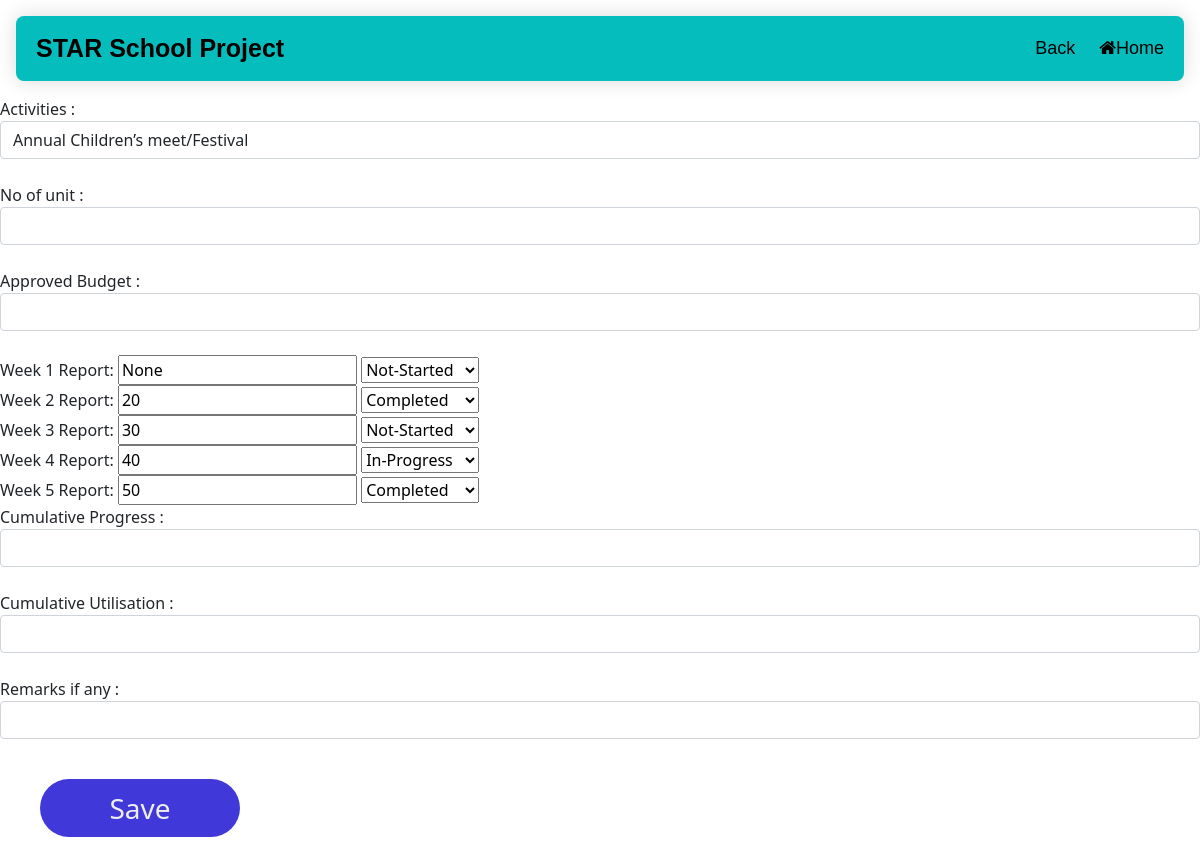
The page /ycda/update-weekly-report/85/ (signed in) on the database its author committed.
### myAPP/models.py (models this page shows, shortened)
class Project_DIP(models.Model):
 project_name=models.CharField(max_length=200)
 category_id = models.ForeignKey("Project_Category", on_delete=models.CASCADE)
 assigned_to = models.ForeignKey(User, on_delete=models.CASCADE)
 budget = models.CharField(max_length=200)
 start_date = models.DateField()
 end_date = models.DateField()
 period = models.IntegerField()
 donor_name=models.CharField(max_length=200)
 created_at = models.DateTimeField('created at', auto_now_add=True)
 updated_at = models.DateTimeField('updated at', auto_now=True)

class Weekly_Report(models.Model):
 month=models.IntegerField()
 year=models.IntegerField()
 activity_id= models.ForeignKey("Dip_Activities", on_delete=models.CASCADE)
 unit = models.IntegerField(null=True,blank=True)
 approved_budget = models.IntegerField(null=True,blank=True)
 cumulative_progress = models.CharField(max_length=500,null=True,blank=True)
 cumulative_utilisation = models.CharField(max_length=500,null=True,blank=True)
 remarks=models.CharField(max_length=200,null=True,blank=True)
 created_at = models.DateTimeField('created at', auto_now_add=True)
 updated_at = models.DateTimeField('updated at', auto_now=True)

class Week_one_Report(models.Model):
 COLOR_CHOICES =(
    ('1',"Completed"),
    ('2',"In-Progress"),
    ('3',"Not-Started")
    )
 weekly_Report_id = models.ForeignKey("Weekly_Report", on_delete=models.CASCADE)
 report = models.CharField(max_length=500,null=True,blank=True)
 status = models.CharField(max_length= 10,choices=COLOR_CHOICES,null=True,blank=True)

class Week_two_Report(models.Model):
 COLOR_CHOICES =(
    ('1',"Completed"),
    ('2',"In-Progress"),
    ('3',"Not-Started")
    )
 weekly_Report_id = models.ForeignKey("Weekly_Report", on_delete=models.CASCADE)
 report = models.CharField(max_length=500,null=True,blank=True)
 status = models.CharField(max_length= 10,choices=COLOR_CHOICES,null=True,blank=True)

class Week_three_Report(models.Model):
 COLOR_CHOICES =(
    ('1',"Completed"),
    ('2',"In-Progress"),
    ('3',"Not-Started")
    )
 weekly_Report_id = models.ForeignKey("Weekly_Report", on_delete=models.CASCADE)
 report = models.CharField(max_length=500,null=True,blank=True)
 status = models.CharField(max_length= 10,choices=COLOR_CHOICES,null=True,blank=True)

class Week_four_Report(models.Model):
 COLOR_CHOICES =(
    ('1',"Completed"),
    ('2',"In-Progress"),
    ('3',"Not-Started")
    )
 weekly_Report_id = models.ForeignKey("Weekly_Report", on_delete=models.CASCADE)
 report = models.CharField(max_length=500,null=True,blank=True)
 status = models.CharField(max_length= 10,choices=COLOR_CHOICES,null=True,blank=True)

class Week_five_Report(models.Model):
 COLOR_CHOICES =(
    ('1',"Completed"),
    ('2',"In-Progress"),
    ('3',"Not-Started")
    )
 weekly_Report_id = models.ForeignKey("Weekly_Report", on_delete=models.CASCADE)
 report = models.CharField(max_length=500,null=True,blank=True)
 status = models.CharField(max_length= 10,choices=COLOR_CHOICES,null=True,blank=True)

### myAPP/views.py (the view)
# urls.py: path('update-weekly-report/<int:pk>/',update_WeeklyReport,name='update-weekly-report'),
@login_required(login_url='login')
def update_WeeklyReport(request,pk):
      plan = get_object_or_404(Weekly_Report, id=pk)
      project = get_object_or_404(Project_DIP, id=plan.activity_id.project_detail_id.project_id.id)
      form = WeeklyReportForm(pk=project,instance=plan)
      one = Week_one_Report.objects.get(weekly_Report_id=plan)
      two = Week_two_Report.objects.get(weekly_Report_id=plan)
      three = Week_three_Report.objects.get(weekly_Report_id=plan)
      four = Week_four_Report.objects.get(weekly_Report_id=plan)
      five = Week_five_Report.objects.get(weekly_Report_id=plan)
      context= {
          'form': form,
          'project':project,
          'plan':plan,
          'week_one_report': one,
          'week_two_report': two,
          'week_three_report': three,
          'week_four_report': four,
          'week_five_report': five,
          }
      return render(request,'myAPP/weekly-update.html',context)

### myAPP/forms.py
class WeeklyReportForm(ModelForm):
    def __init__(self, *args, **kwargs):
        pk = kwargs.pop('pk', None)
        super(WeeklyReportForm, self).__init__(*args, **kwargs)
        self.fields['activity_id'].queryset = Dip_Activities.objects.filter(project_detail_id__project_id = pk)
    class Meta:
        model = Weekly_Report
        fields = ['activity_id','unit','approved_budget','cumulative_progress','cumulative_utilisation','remarks']
        widgets = {
        'activity_id': forms.Select(choices=['test'],attrs={'class':'form-control'}),
        'unit': forms.TextInput(attrs={'id':"input1" ,'onkeyup':"capitalizeText('input1')",'class':'form-control'}),
        'approved_budget': forms.TextInput(attrs={'id':"input2" ,'onkeyup':"capitalizeText('input2')",'class':'form-control'}),
        'cumulative_progress': forms.TextInput(attrs={'id':"input7" ,'onkeyup':"capitalizeText('input7')",'class':'form-control'}),
        'cumulative_utilisation': forms.TextInput(attrs={'id':"input8" ,'onkeyup':"capitalizeText('input8')",'class':'form-control'}),
        'remarks': forms.TextInput(attrs={'id':"input9" ,'onkeyup':"capitalizeText('input9')",'class':'form-control'}),
        }

### myAPP/models.py (called while the page is built)
   def __str__(self):
        return self.activity_name

### myAPP/templates/myAPP/weekly-update.html (shortened to what this page needs)
{% extends 'myAPP/base-add-week.html' %}
{% block content %}
<link href="https://cdn.jsdelivr.net/npm/bootstrap@5.0.2/dist/css/bootstrap.min.css" rel="stylesheet">
<body>
  <div class="form-group">
    <form  method="POST" action="{% url 'myAPP:update_weekly_report' plan.id %}">
      <lable>Activities :</lable>
      {{form.activity_id}}<br>
      <lable>No of unit :</lable>
      {{form.unit}}<br>
      <lable>Approved Budget :</lable>
      {{form.approved_budget}}<br>
      <label for="week_one_report">Week 1 Report:</label>
      <input name="week_one_report" id="week_one_report" value='{{ week_one_report.report }}'></input>
      <select name="week_one_status" id="week_one_status">
        <option value="3" {% if week_one_report and week_one_report.status == '3' %}selected{% endif %}>Not-Started</option>
      </select><br>
      <label for="week_two_report">Week 2 Report:</label>
      <input name="week_two_report" id="week_two_report" value='{{ week_two_report.report }}'></input>
      <select name="week_two_status" id="week_two_status">
        <option value="1" {% if week_two_report and week_two_report.status == '1' %}selected{% endif %}>Completed</option>
      </select><br>
      <label for="week_three_report">Week 3 Report:</label>
      <input name="week_three_report" id="week_three_report" value='{{ week_three_report.report }}'></input>
      <select name="week_three_status" id="week_three_status">
        <option value="3" {% if week_three_report and week_three_report.status == '3' %}selected{% endif %}>Not-Started</option>
      </select><br>
      <label for="week_four_report">Week 4 Report:</label>
      <input name="week_four_report" id="week_four_report" value='{{ week_four_report.report }}'</input>
      <select name="week_four_status" id="week_four_status">
        <option value="2" {% if week_four_report and week_four_report.status == '2' %}selected{% endif %}>In-Progress</option>
      </select><br>
      <label for="week_five_report">Week 5 Report:</label>
      <input name="week_five_report" id="week_five_report" value='{{ week_five_report.report }}'></input>
      <select name="week_five_status" id="week_five_status">
        <option value="1" {% if week_five_report and week_five_report.status == '1' %}selected{% endif %}>Completed</option>
      </select><br>
      <lable>Cumulative Progress :</lable>
      {{form.cumulative_progress}}<br>
      <lable>Cumulative Utilisation :</lable>
      {{form.cumulative_utilisation}}<br>
      <lable>Remarks if any :</lable>
      {{form.remarks}}
      <input class='button' type="submit" value="Save">
    </form>
  </div>
  </body>
{% endblock  %}

### myAPP/templates/myAPP/base-add-week.html (shortened to what this page needs)
{% load static %}
<!DOCTYPE html>
<html lang="en">
  <head>
    <link rel="stylesheet" href="{% static 'css/style.css' %}">
  </head>
  <link rel="stylesheet" href="https://cdnjs.cloudflare.com/ajax/libs/font-awesome/4.7.0/css/font-awesome.min.css">
  <body>
    <div class="header">
      <a class="logo">{{ project.project_name }}</a>
      <div class="header-right">
          <a href="{% url 'myAPP:weekly-report' project.pk %}" class=sel>Back</a>
          <a href="{% url 'myAPP:manager-reporting' project.id %}" class=sel><i class="fa fa-home"></i>Home</a>
      </div>
    </div>
    <div id="body">
      {% block content %}{% endblock %}
    </div>
  </body>
</html>

### myAPP/static/css/style.css (style rules this page uses)
.header { border-radius: 1vh; margin: 2vh; overflow:hidden; background-color:rgb(5, 189, 189); padding:1vh; min-width:200px; box-shadow: 0 0 20px rgba(0, 0, 0, 0.15); }
.header a { float: left; color: black; text-align: center; padding: 12px; text-decoration: none; font-size: 18px; font-family: sans-serif; line-height: 25px; border-radius: 4px; }
.header a.logo { font-size: 25px; font-weight: bold; }
.header-right { float: right; }
.button { display:inline-block; background-color: #4038d8; border-radius: 10vh; border: 2vh; color: #eeeeee; text-align: center; font-size: 28px; padding:1vh; width: 200px; -webkit-transition: all 0.5s; -moz-transition: all 0.5s; -o-transition: all 0.5s; transition: all 0.5s; cursor: pointer; margin:5vh; }

### rows shown on the page
Project_DIP: project_name "STAR School Project"
Weekly_Report: activity_id "Annual Children’s meet/Festival"
Week_one_Report: week_one_report "None", week_one_status "Not-Started"
Week_two_Report: week_two_report "20", week_two_status "Completed"
Week_three_Report: week_three_report "30", week_three_status "Not-Started"
Week_four_Report: week_four_report "40", week_four_status "In-Progress"
Week_five_Report: week_five_report "50", week_five_status "Completed"
